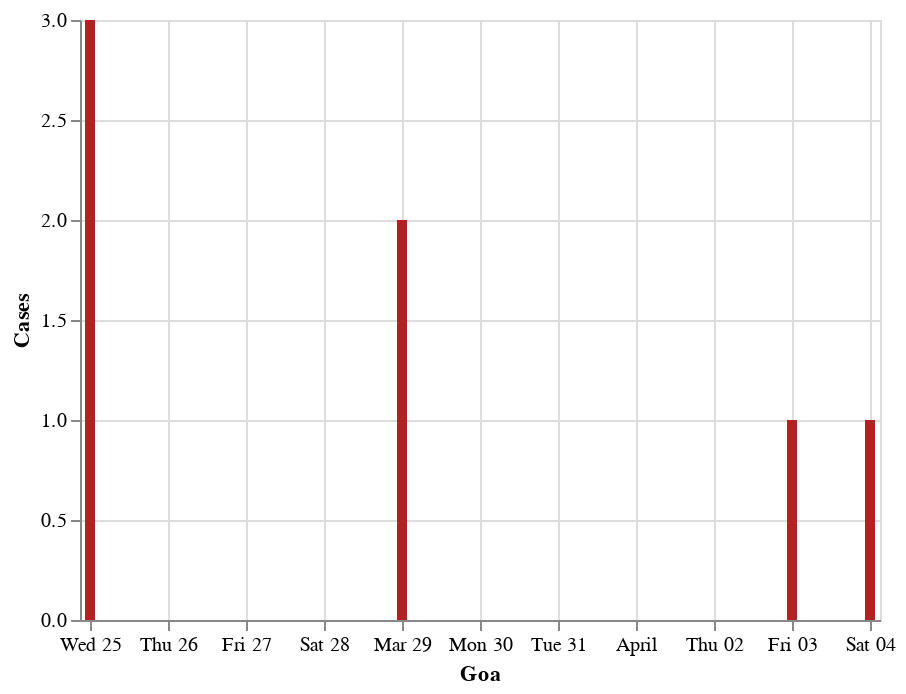

Write notebook code for a chart like this one.
### Code cell
#hide_input

wb_df=graph_df.query("detected_state == 'Goa'").reset_index()
wb_df=wb_df[["diagnosed_date",0]]
wb_df.rename(columns={0:'Cases'},inplace=True)
wb_df=wb_df.groupby("diagnosed_date").sum().reset_index()
#wb_df
alt.Chart(wb_df).mark_bar(color='firebrick').encode(
    alt.X('diagnosed_date', title='Goa'),
    alt.Y('sum(Cases)', title='Cases')
).interactive()

### Figure 1 — Vega-Lite specification as saved in the notebook (floating-point values rounded to 4 significant figures)
{"config": {"view": {"continuousWidth": 400, "continuousHeight": 300}}, "data": {"name": "data-2cb79744ddbc2c16d2e016ad6f7c5ef9"}, "mark": {"type": "bar", "color": "firebrick"}, "encoding": {"x": {"type": "temporal", "field": "diagnosed_date", "title": "Goa"}, "y": {"type": "quantitative", "aggregate": "sum", "field": "Cases", "title": "Cases"}}, "selection": {"selector007": {"type": "interval", "bind": "scales", "encodings": ["x", "y"]}}, "$schema": "https://vega.github.io/schema/vega-lite/v4.8.1.json", "datasets": {"data-2cb79744ddbc2c16d2e016ad6f7c5ef9": [{"diagnosed_date": "2020-03-25T00:00:00", "Cases": 3}, {"diagnosed_date": "2020-03-29T00:00:00", "Cases": 2}, {"diagnosed_date": "2020-04-03T00:00:00", "Cases": 1}, {"diagnosed_date": "2020-04-04T00:00:00", "Cases": 1}]}}
